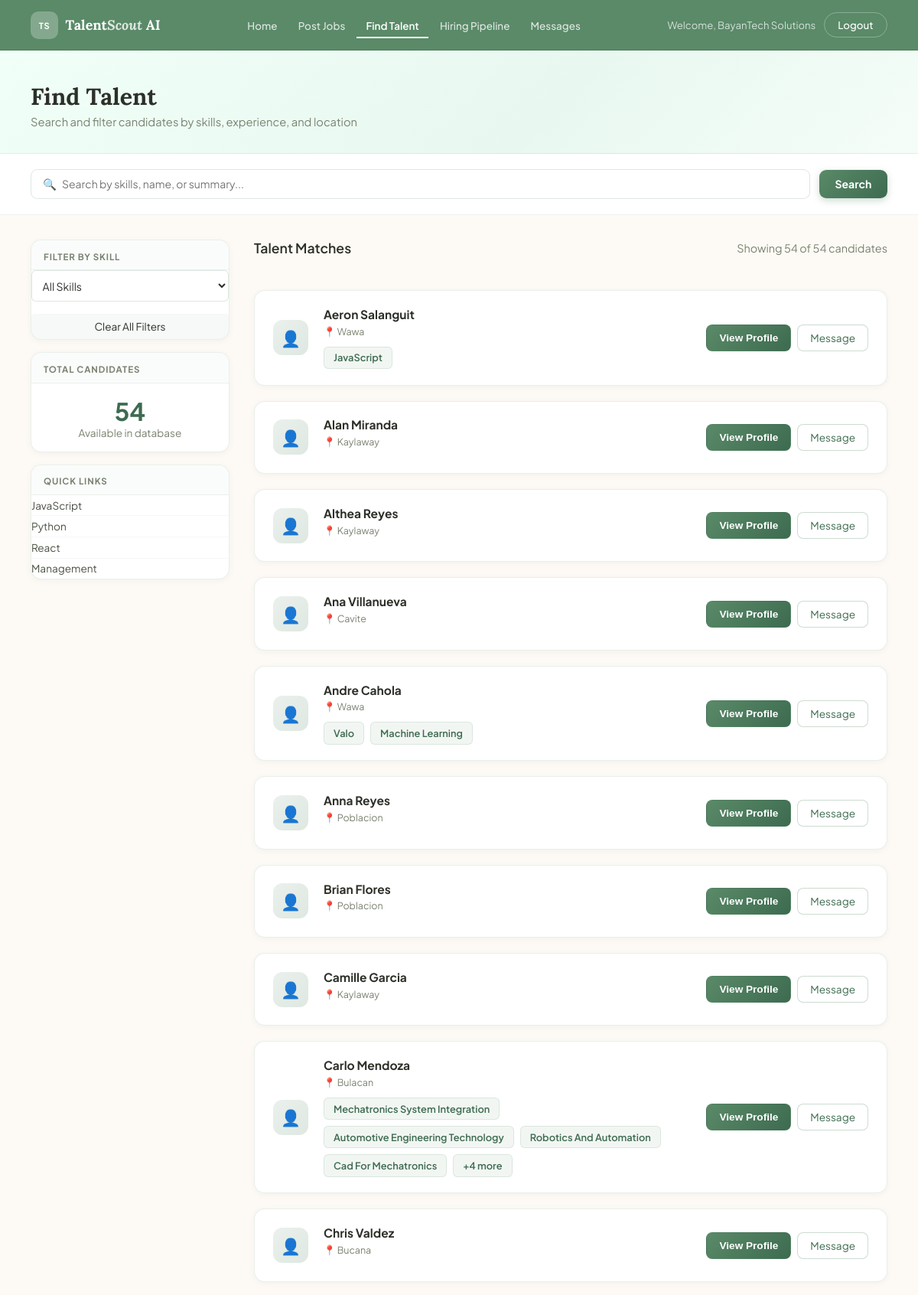
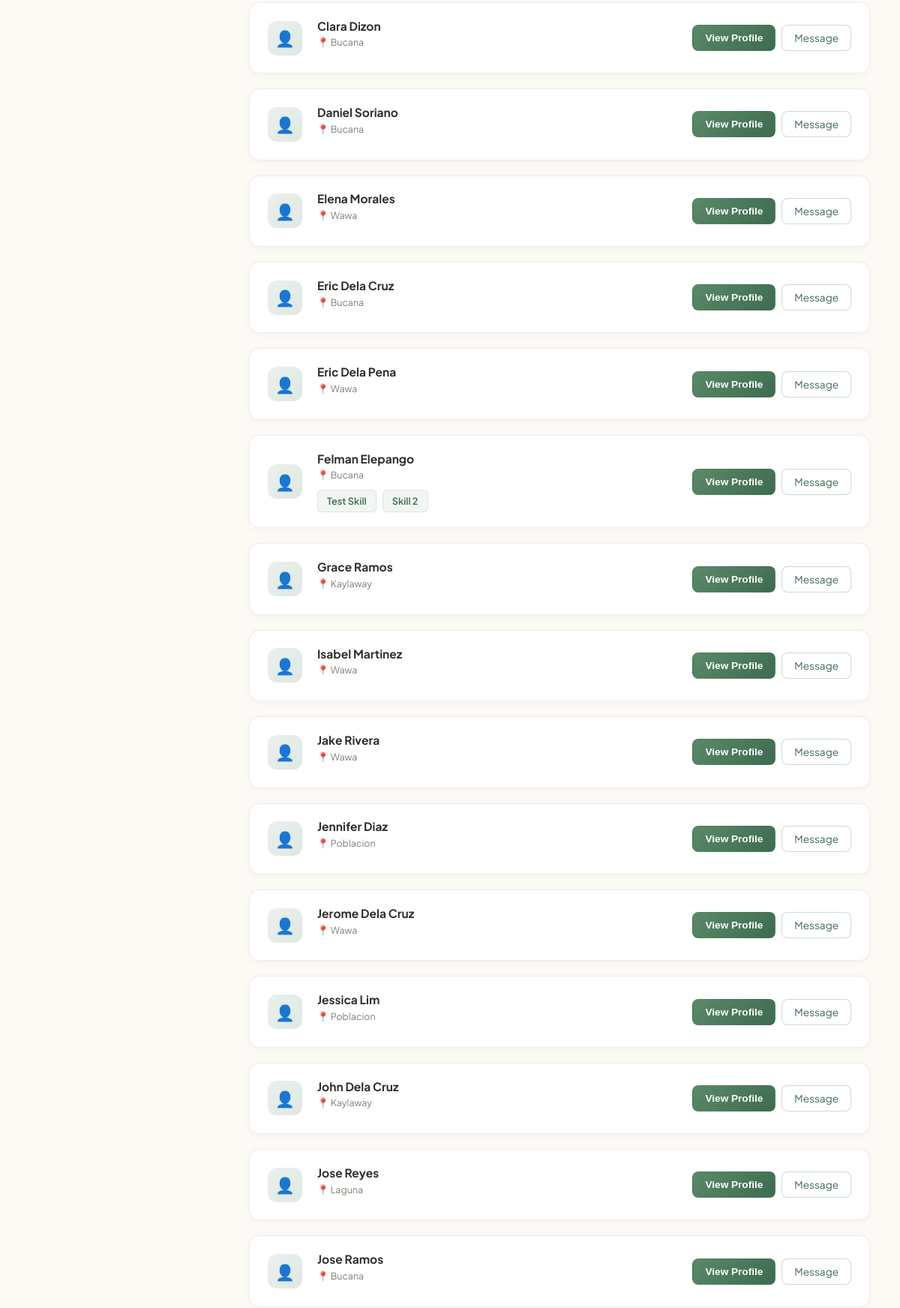
Screenshot of /employers/modules/employee-finder/index.php (signed in, upper part) with the database file from the repository (2 pictures, top to bottom).
### tables this page shows
CREATE TABLE `employee` (
  `employee_id` int(11) NOT NULL,
  `first_name` varchar(255) DEFAULT NULL,
  `last_name` varchar(255) DEFAULT NULL,
  `email` varchar(255) DEFAULT NULL,
  `password` varchar(255) DEFAULT NULL,
  `address` varchar(255) DEFAULT NULL,
  `is_active` tinyint(1) DEFAULT NULL
);

### employers/modules/employee-finder/index.php (the view, shortened to what this page needs)
<?php
$employer_status = $_SESSION['employer_status'] ?? 'pending';
$isVerified = $employer_status === 'active';
$conn = getConnection();
$search_query = trim($_GET['search'] ?? '');
$filter_skill = $_GET['skill'] ?? '';
$where_conditions = ["e.is_active = 1"];
$where_clause = implode(" AND ", $where_conditions);
$employees = [];
$sql = "SELECT DISTINCT
  e.employee_id,
  e.first_name,
  e.last_name,
  e.address,
  IFNULL(r.summary, 'No summary provided') as summary,
  IFNULL(r.resume_id, 0) as resume_id
FROM employee e
LEFT JOIN resumes r ON e.employee_id = r.employee_id
WHERE $where_clause
ORDER BY e.first_name ASC";
$stmt = $conn->prepare($sql);
$stmt->execute();
$result = $stmt->get_result();
while ($row = $result->fetch_assoc()) {
  $employees[] = $row;
}
$total_count = 0;
$stmt = $conn->query("SELECT COUNT(*) as cnt FROM employee WHERE is_active = 1");
if ($row = $stmt->fetch_assoc()) {
  $total_count = $row['cnt'];
}
?>
<!DOCTYPE html>
<html lang="en">
<head>
</head>
<body>
  <nav class="navbar" id="navbar">
    <a href="../../index.php" class="nav-logo">
      <div class="nav-logo-mark">TS</div>
      <span>Talent<em>Scout</em> AI</span>
    </a>
    <ul class="nav-links">
      <li><a href="../../index.php">Home</a></li>
      <li><a href="../post-jobs/">Post Jobs</a></li>
      <li><a href="./" class="active">Find Talent</a></li>
      <li><a href="../applicant-tracking/">Hiring Pipeline</a></li>
      <li><a href="../chat-sms/">Messages</a></li>
    </ul>
    <div class="nav-right">
      <?php if (isset($_SESSION['employer_id'])): ?>
        <span class="nav-user">Welcome, <?php echo htmlspecialchars($_SESSION['employer_name'] ?? 'Employer'); ?></span>
        <a href="../../logout.php" class="btn-ghost">Logout</a>
      <?php else: ?>
        <a href="../../login.php" class="btn-ghost">Login</a>
        <a href="../../signup.php" class="btn-solid">Get Started →</a>
      <?php endif; ?>
    </div>
  </nav>
  <div class="page-wrapper">
    <div class="page-hero">
      <div class="page-hero-inner">
        <h1>Find Talent</h1>
        <p>Search and filter candidates by skills, experience, and location</p>
      </div>
    </div>
    <div class="search-bar-wrap">
      <form method="GET" class="search-bar">
        <div class="search-input-rel">
          <span class="search-icon">🔍</span>
          <input type="text" name="search" class="input" placeholder="Search by skills, name, or summary..." value="<?php echo htmlspecialchars($search_query); ?>">
        </div>
        <button type="submit" class="btn-search">Search</button>
      </form>
    </div>
    <div class="main-layout">
      <aside class="sidebar">
        <div class="sidebar-card">
          <div class="sidebar-title">Filter by Skill</div>
          <form method="GET">
            <select name="skill" class="select" style="width: 100%; margin-bottom: 1rem; padding: 0.6rem; border-radius: 6px; border: 1px solid rgba(90,138,104,0.2);" onchange="this.form.submit()">
              <option value="">All Skills</option>
            </select>
          </form>
          <a href="?" class="filter-item" style="text-decoration: none; color: inherit; display: block; padding: 0.5rem; background: rgba(90,138,104,0.05); border-radius: 4px; text-align: center;">
            Clear All Filters
          </a>
        </div>
        <div class="sidebar-card">
          <div class="sidebar-title">Total Candidates</div>
          <div style="text-align: center; padding: 1rem;">
            <div style="font-size: 2rem; font-weight: 700; color: var(--sage-dark);"><?php echo $total_count; ?></div>
            <div style="font-size: 0.85rem; color: var(--text-soft);">Available in database</div>
          </div>
        </div>
        <div class="sidebar-card">
          <div class="sidebar-title">Quick Links</div>
          <a href="?search=JavaScript" class="filter-item" style="text-decoration: none; color: var(--text-mid); display: block; padding: 0.3rem 0;">
            <span>JavaScript</span>
          </a>
          <a href="?search=Python" class="filter-item" style="text-decoration: none; color: var(--text-mid); display: block; padding: 0.3rem 0;">
            <span>Python</span>
          </a>
          <a href="?search=React" class="filter-item" style="text-decoration: none; color: var(--text-mid); display: block; padding: 0.3rem 0;">
            <span>React</span>
          </a>
          <a href="?search=Management" class="filter-item" style="text-decoration: none; color: var(--text-mid); display: block; padding: 0.3rem 0;">
            <span>Management</span>
          </a>
        </div>
      </aside>
      <div class="content-col">
        <div class="results-header">
          <div class="results-title">Talent Matches</div>
          <div class="results-count">
            <?php if (!empty($search_query) || !empty($filter_skill)): ?>
              Found <?php echo count($employees); ?> candidate(s)
            <?php else: ?>
              Showing <?php echo count($employees); ?> of <?php echo $total_count; ?> candidates
            <?php endif; ?>
          </div>
        </div>
        <?php
          if (count($employees) > 0) {
            foreach ($employees as $emp) {
        ?>
        <div class="candidate-card">
          <div class="candidate-icon">👤</div>
          <div class="candidate-info">
            <h3><?php echo htmlspecialchars($emp['first_name'] . ' ' . $emp['last_name']); ?></h3>
            <div class="candidate-meta">
              <span class="candidate-meta-item">📍 <?php echo htmlspecialchars($emp['address']); ?></span>
            </div>
            <div class="skills-list">
              <?php foreach (array_slice($emp['skills'], 0, 4) as $skill): ?>
                <span class="skill-tag"><?php echo htmlspecialchars($skill); ?></span>
              <?php endforeach; ?>
              <?php if (count($emp['skills']) > 4): ?>
                <span class="skill-tag">+<?php echo count($emp['skills']) - 4; ?> more</span>
              <?php endif; ?>
            </div>
          </div>
          <div class="action-buttons">
            <button class="btn-small btn-view" onclick="viewProfile(<?php echo $emp['employee_id']; ?>)">View Profile</button>
            <?php if ($isVerified): ?>
              <a href="../chat-sms/?employee_id=<?php echo $emp['employee_id']; ?>" class="btn-small btn-message">Message</a>
            <?php else: ?>
              <button class="btn-small btn-message btn-disabled" onclick="alert('Verify your account to message candidates')">Message</button>
            <?php endif; ?>
          </div>
        </div>
        <?php }
        } ?>
      </div>
    </div>
  </div>
</body>
</html>

### rows the page displays
employee: first_name+last_name "Aeron Salanguit", address "Wawa", skill "JavaScript"
employee: first_name+last_name "Alan Miranda", address "Kaylaway"
employee: first_name+last_name "Althea Reyes", address "Kaylaway"
employee: first_name+last_name "Ana Villanueva", address "Cavite"
employee: first_name+last_name "Andre Cahola", address "Wawa", skill "Valo", skill "Machine Learning"
employee: first_name+last_name "Anna Reyes", address "Poblacion"
employee: first_name+last_name "Brian Flores", address "Poblacion"
employee: first_name+last_name "Camille Garcia", address "Kaylaway"
employee: first_name+last_name "Carlo Mendoza", address "Bulacan", skill "Mechatronics System Integration", skill "Automotive Engineering Technology", skill "Robotics And Automation", skill "Cad For Mechatronics", count($emp['skills']) - 4 "4"
employee: first_name+last_name "Chris Valdez", address "Bucana"
employee: first_name+last_name "Clara Dizon", address "Bucana"
employee: first_name+last_name "Daniel Soriano", address "Bucana"
employee: first_name+last_name "Elena Morales", address "Wawa"
employee: first_name+last_name "Eric Dela Cruz", address "Bucana"
employee: first_name+last_name "Eric Dela Pena", address "Wawa"
employee: first_name+last_name "Felman Elepango", address "Bucana", skill "Test Skill", skill "Skill 2"
employee: first_name+last_name "Grace Ramos", address "Kaylaway"
employee: first_name+last_name "Isabel Martinez", address "Wawa"
employee: first_name+last_name "Jake Rivera", address "Wawa"
employee: first_name+last_name "Jennifer Diaz", address "Poblacion"
employee: first_name+last_name "Jerome Dela Cruz", address "Wawa"
employee: first_name+last_name "Jessica Lim", address "Poblacion"
employee: first_name+last_name "John Dela Cruz", address "Kaylaway"
employee: first_name+last_name "Jose Reyes", address "Laguna"
employee: first_name+last_name "Jose Ramos", address "Bucana"

### other values shown
$_SESSION['employer_name'] "BayanTech Solutions"
$total_count "54"
count($employees) "54"
